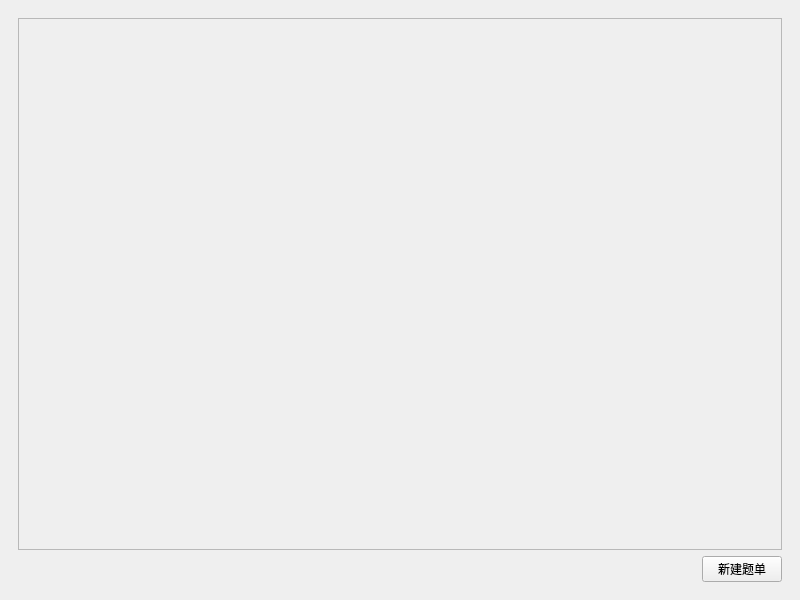
<?xml version="1.0" encoding="UTF-8"?>
<ui version="4.0">
 <class>MainWindow</class>
 <widget class="QMainWindow" name="MainWindow">
  <property name="geometry">
   <rect>
    <x>0</x>
    <y>0</y>
    <width>800</width>
    <height>600</height>
   </rect>
  </property>
  <property name="windowTitle">
   <string>MainWindow</string>
  </property>
  <widget class="QWidget" name="centralwidget">
   <layout class="QGridLayout" name="gridLayout">
    <item row="0" column="0">
     <widget class="QStackedWidget" name="stackedWidget">
      <property name="currentIndex">
       <number>3</number>
      </property>
      <widget class="QWidget" name="page0">
       <layout class="QGridLayout" name="gridLayout_2">
        <item row="4" column="1">
         <widget class="QLabel" name="label">
          <property name="sizePolicy">
           <sizepolicy hsizetype="Fixed" vsizetype="Fixed">
            <horstretch>0</horstretch>
            <verstretch>0</verstretch>
           </sizepolicy>
          </property>
          <property name="text">
           <string>新建题单名</string>
          </property>
         </widget>
        </item>
        <item row="11" column="1" alignment="Qt::AlignRight">
         <widget class="QCommandLinkButton" name="randomButton">
          <property name="sizePolicy">
           <sizepolicy hsizetype="Fixed" vsizetype="Fixed">
            <horstretch>0</horstretch>
            <verstretch>0</verstretch>
           </sizepolicy>
          </property>
          <property name="text">
           <string>随机生成</string>
          </property>
         </widget>
        </item>
        <item row="0" column="0">
         <widget class="QCommandLinkButton" name="backButton">
          <property name="sizePolicy">
           <sizepolicy hsizetype="Fixed" vsizetype="Fixed">
            <horstretch>0</horstretch>
            <verstretch>0</verstretch>
           </sizepolicy>
          </property>
          <property name="text">
           <string>返回</string>
          </property>
         </widget>
        </item>
        <item row="9" column="1" alignment="Qt::AlignRight">
         <widget class="QCommandLinkButton" name="manualButton">
          <property name="sizePolicy">
           <sizepolicy hsizetype="Fixed" vsizetype="Fixed">
            <horstretch>0</horstretch>
            <verstretch>0</verstretch>
           </sizepolicy>
          </property>
          <property name="text">
           <string>手动生成</string>
          </property>
         </widget>
        </item>
        <item row="5" column="1" alignment="Qt::AlignTop">
         <widget class="QPlainTextEdit" name="newBankName">
          <property name="sizePolicy">
           <sizepolicy hsizetype="Maximum" vsizetype="Maximum">
            <horstretch>0</horstretch>
            <verstretch>0</verstretch>
           </sizepolicy>
          </property>
          <property name="maximumSize">
           <size>
            <width>200</width>
            <height>30</height>
           </size>
          </property>
         </widget>
        </item>
        <item row="4" column="0" rowspan="4">
         <widget class="QScrollArea" name="scrollAera">
          <property name="widgetResizable">
           <bool>true</bool>
          </property>
          <widget class="QWidget" name="questionCategory">
           <property name="geometry">
            <rect>
             <x>0</x>
             <y>0</y>
             <width>547</width>
             <height>389</height>
            </rect>
           </property>
           <layout class="QVBoxLayout" name="questionCategoryLayout"/>
          </widget>
         </widget>
        </item>
        <item row="6" column="1">
         <widget class="QCheckBox" name="chooseLikeButton">
          <property name="text">
           <string>从收藏中选</string>
          </property>
         </widget>
        </item>
        <item row="7" column="1">
         <widget class="QCheckBox" name="chooseWrongButton">
          <property name="text">
           <string>从错题中选</string>
          </property>
         </widget>
        </item>
       </layout>
      </widget>
      <widget class="QWidget" name="page1">
       <layout class="QGridLayout" name="gridLayout_3">
        <item row="0" column="0">
         <widget class="myWindow" name="questionDetail" native="true"/>
        </item>
       </layout>
      </widget>
      <widget class="QWidget" name="page2">
       <layout class="QGridLayout" name="gridLayout_4">
        <item row="0" column="0" rowspan="3">
         <widget class="QScrollArea" name="scrollArea">
          <property name="enabled">
           <bool>true</bool>
          </property>
          <property name="sizePolicy">
           <sizepolicy hsizetype="Fixed" vsizetype="Expanding">
            <horstretch>0</horstretch>
            <verstretch>0</verstretch>
           </sizepolicy>
          </property>
          <property name="minimumSize">
           <size>
            <width>120</width>
            <height>0</height>
           </size>
          </property>
          <property name="layoutDirection">
           <enum>Qt::LeftToRight</enum>
          </property>
          <property name="widgetResizable">
           <bool>true</bool>
          </property>
          <widget class="QWidget" name="questionButtons">
           <property name="geometry">
            <rect>
             <x>0</x>
             <y>0</y>
             <width>118</width>
             <height>497</height>
            </rect>
           </property>
           <layout class="QVBoxLayout" name="questionButtonsLayout"/>
          </widget>
         </widget>
        </item>
        <item row="1" column="2">
         <widget class="QLabel" name="answerLabel">
          <property name="text">
           <string>答案与解析</string>
          </property>
         </widget>
        </item>
        <item row="0" column="1" colspan="2">
         <widget class="QTextBrowser" name="stem">
          <property name="html">
           <string>&lt;!DOCTYPE HTML PUBLIC &quot;-//W3C//DTD HTML 4.0//EN&quot; &quot;http://www.w3.org/TR/REC-html40/strict.dtd&quot;&gt;
&lt;html&gt;&lt;head&gt;&lt;meta name=&quot;qrichtext&quot; content=&quot;1&quot; /&gt;&lt;style type=&quot;text/css&quot;&gt;
p, li { white-space: pre-wrap; }
&lt;/style&gt;&lt;/head&gt;&lt;body style=&quot; font-family:'SimSun'; font-size:9pt; font-weight:400; font-style:normal;&quot;&gt;
&lt;p style=&quot;-qt-paragraph-type:empty; margin-top:0px; margin-bottom:0px; margin-left:0px; margin-right:0px; -qt-block-indent:0; text-indent:0px;&quot;&gt;&lt;br /&gt;&lt;/p&gt;&lt;/body&gt;&lt;/html&gt;</string>
          </property>
         </widget>
        </item>
        <item row="2" column="2">
         <widget class="QTextBrowser" name="groundTruth"/>
        </item>
        <item row="3" column="0" colspan="3">
         <layout class="QHBoxLayout" name="horizontalLayout_2">
          <item>
           <widget class="QCommandLinkButton" name="lastButton">
            <property name="enabled">
             <bool>false</bool>
            </property>
            <property name="sizePolicy">
             <sizepolicy hsizetype="Expanding" vsizetype="Preferred">
              <horstretch>0</horstretch>
              <verstretch>0</verstretch>
             </sizepolicy>
            </property>
            <property name="text">
             <string>上一题</string>
            </property>
           </widget>
          </item>
          <item>
           <widget class="QCommandLinkButton" name="nextButton">
            <property name="sizePolicy">
             <sizepolicy hsizetype="Expanding" vsizetype="Preferred">
              <horstretch>0</horstretch>
              <verstretch>0</verstretch>
             </sizepolicy>
            </property>
            <property name="text">
             <string>下一题</string>
            </property>
           </widget>
          </item>
         </layout>
        </item>
        <item row="1" column="1" rowspan="2">
         <widget class="QStackedWidget" name="testQuestionType">
          <property name="currentIndex">
           <number>0</number>
          </property>
          <widget class="QWidget" name="page2_0">
           <layout class="QGridLayout" name="gridLayout_5">
            <item row="0" column="0">
             <widget class="QTextEdit" name="answerText"/>
            </item>
           </layout>
          </widget>
          <widget class="QWidget" name="page2_1">
           <layout class="QVBoxLayout" name="verticalLayout_2">
            <item>
             <widget class="QScrollArea" name="scrollArea_2">
              <property name="widgetResizable">
               <bool>true</bool>
              </property>
              <widget class="QWidget" name="selections">
               <property name="geometry">
                <rect>
                 <x>0</x>
                 <y>0</y>
                 <width>287</width>
                 <height>233</height>
                </rect>
               </property>
               <layout class="QVBoxLayout" name="selectionsLayout"/>
              </widget>
             </widget>
            </item>
           </layout>
          </widget>
         </widget>
        </item>
       </layout>
      </widget>
      <widget class="QWidget" name="page3">
       <layout class="QGridLayout" name="gridLayout_6">
        <item row="0" column="0">
         <widget class="QScrollArea" name="scrollArea_3">
          <property name="widgetResizable">
           <bool>true</bool>
          </property>
          <widget class="QWidget" name="bankCategory">
           <property name="geometry">
            <rect>
             <x>0</x>
             <y>0</y>
             <width>754</width>
             <height>519</height>
            </rect>
           </property>
           <layout class="QVBoxLayout" name="bankCategoryLaout"/>
          </widget>
         </widget>
        </item>
        <item row="1" column="0" alignment="Qt::AlignRight">
         <widget class="QPushButton" name="addBankButton">
          <property name="sizePolicy">
           <sizepolicy hsizetype="Fixed" vsizetype="Fixed">
            <horstretch>0</horstretch>
            <verstretch>0</verstretch>
           </sizepolicy>
          </property>
          <property name="text">
           <string>新建题单</string>
          </property>
         </widget>
        </item>
       </layout>
      </widget>
     </widget>
    </item>
   </layout>
  </widget>
 </widget>
 <customwidgets>
  <customwidget>
   <class>myWindow</class>
   <extends>QWidget</extends>
   <header>function.Analysis</header>
   <container>1</container>
  </customwidget>
 </customwidgets>
 <resources/>
 <connections/>
</ui>
